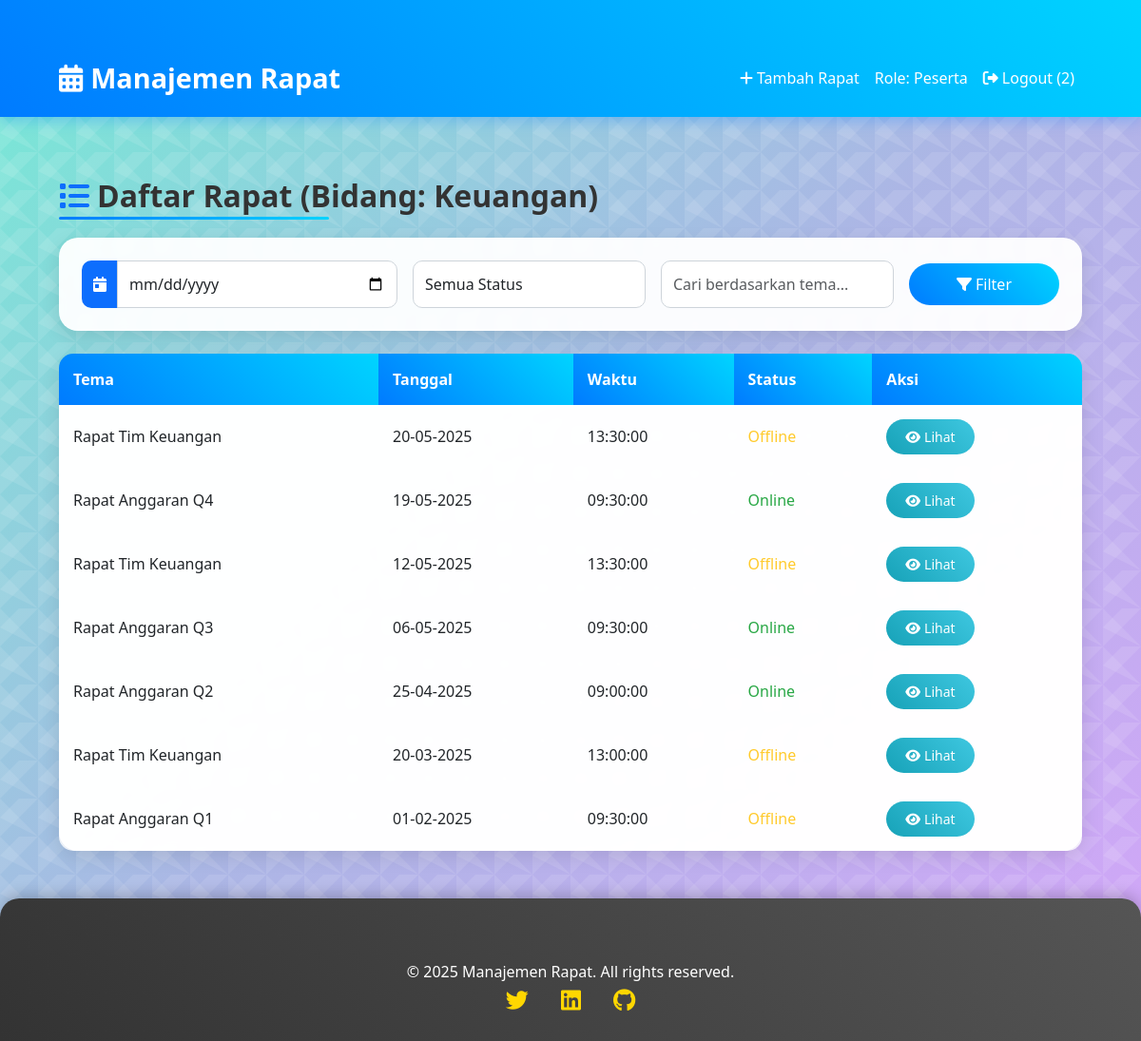
Page /index.php (signed in) on the committed database.
### tables this page shows
CREATE TABLE `users` (
  `id` int NOT NULL,
  `username` varchar(50) NOT NULL,
  `password` varchar(255) NOT NULL,
  `email` varchar(100) NOT NULL,
  `role` enum('Admin','Peserta') DEFAULT 'Peserta',
  `department` enum('IT','Marketing','HR','Keuangan','Produksi','Sales') NOT NULL,
  `created_at` timestamp NULL DEFAULT CURRENT_TIMESTAMP
);

CREATE TABLE `meetings` (
  `id` int NOT NULL,
  `theme` varchar(255) NOT NULL,
  `meeting_date` date NOT NULL,
  `meeting_time` time NOT NULL,
  `status` enum('Online','Offline') NOT NULL,
  `attendees` text NOT NULL,
  `notes` text NOT NULL,
  `meeting_link` varchar(255) DEFAULT NULL,
  `file_path` varchar(255) DEFAULT NULL,
  `leader` varchar(100) NOT NULL,
  `department` enum('IT','Marketing','HR','Keuangan','Produksi','Sales') NOT NULL,
  `created_at` timestamp NULL DEFAULT CURRENT_TIMESTAMP
);

### index.php (the view, shortened to what this page needs)
<?php
require 'config.php';
$user = mysqli_fetch_assoc(mysqli_query($conn, "SELECT role, department FROM users WHERE id = " . $_SESSION['user_id']));
$user_role = $user['role'];
$user_department = $user['department'];
$query = "SELECT * FROM meetings WHERE 1=1";
if ($user_role == 'Peserta') {
    $query .= " AND department = '$user_department'";
}
$query .= " ORDER BY meeting_date DESC";
$result = mysqli_query($conn, $query);
?>
<!DOCTYPE html>
<html lang="id">
<head>
    <link href="https://cdn.jsdelivr.net/npm/bootstrap@5.3.0/dist/css/bootstrap.min.css" rel="stylesheet">
    <link rel="stylesheet" href="https://cdnjs.cloudflare.com/ajax/libs/font-awesome/6.4.0/css/all.min.css">
    <link rel="stylesheet" href="styles.css">
</head>
<body>
    <nav class="navbar navbar-expand-lg navbar-dark">
        <div class="container">
            <a class="navbar-brand" href="index.php"><i class="fas fa-calendar-alt me-2"></i>Manajemen Rapat</a>
            <div class="collapse navbar-collapse" id="navbarNav">
                <div class="navbar-nav ms-auto">
                    <a class="nav-link" href="add_meeting.php"><i class="fas fa-plus me-1"></i>Tambah Rapat</a>
                    <span class="nav-link disabled">Role: <?php echo htmlspecialchars($user_role); ?></span>
                    <a class="nav-link" href="logout.php"><i class="fas fa-sign-out-alt me-1"></i>Logout (<?php echo htmlspecialchars($_SESSION['user_id']); ?>)</a>
                </div>
            </div>
        </div>
    </nav>
    <div class="container">
        <h2 class="my-4 text-center"><i class="fas fa-list me-2 text-primary"></i>Daftar Rapat (Bidang: <?php echo htmlspecialchars($user_department); ?>)</h2>
        <div class="card p-4 mb-4">
            <form method="GET">
                <div class="row g-3 align-items-center">
                    <div class="col-md-4">
                        <div class="input-group">
                            <span class="input-group-text bg-primary text-white"><i class="fas fa-calendar-day"></i></span>
                            <input type="date" name="filter_date" class="form-control" value="<?php echo isset($_GET['filter_date']) ? $_GET['filter_date'] : ''; ?>">
                        </div>
                    </div>
                    <div class="col-md-3">
                        <select name="filter_status" class="form-control">
                            <option value="">Semua Status</option>
                        </select>
                    </div>
                    <div class="col-md-3">
                        <input type="text" name="search_theme" class="form-control" placeholder="Cari berdasarkan tema..." value="<?php echo isset($_GET['search_theme']) ? $_GET['search_theme'] : ''; ?>">
                    </div>
                    <div class="col-md-2">
                        <button type="submit" class="btn btn-primary w-100"><i class="fas fa-filter me-1"></i>Filter</button>
                    </div>
                </div>
            </form>
        </div>
        <div class="card">
            <div class="table-responsive">
                <table class="table table-hover">
                    <thead>
                        <tr>
                            <th>Tema</th>
                            <th>Tanggal</th>
                            <th>Waktu</th>
                            <th>Status</th>
                            <th>Aksi</th>
                        </tr>
                    </thead>
                    <tbody>
                        <?php
                        while ($row = mysqli_fetch_assoc($result)) {
                            $status_class = $row['status'] == 'Online' ? 'text-success' : 'text-warning';
                            echo "<tr>";
                            echo "<td>" . htmlspecialchars($row['theme']) . "</td>";
                            echo "<td>" . date('d-m-Y', strtotime($row['meeting_date'])) . "</td>";
                            echo "<td>" . htmlspecialchars($row['meeting_time']) . "</td>";
                            echo "<td class='$status_class'>" . htmlspecialchars($row['status']) . "</td>";
                            echo "<td><a href='view_meeting.php?id=" . $row['id'] . "' class='btn btn-info btn-sm'><i class='fas fa-eye me-1'></i>Lihat</a></td>";
                            echo "</tr>";
                        }
                        ?>
                    </tbody>
                </table>
            </div>
        </div>
    </div>
    <footer class="footer">
        <div class="container">
            <p>© 2025 Manajemen Rapat. All rights reserved.</p>
            <div>
                <a href="#"><i class="fab fa-twitter"></i></a>
                <a href="#"><i class="fab fa-linkedin"></i></a>
                <a href="#"><i class="fab fa-github"></i></a>
            </div>
        </div>
    </footer>
</body>
</html>

### styles.css (style rules this page uses)
body { background: linear-gradient(135deg, #74ebd5, #acb6e5, #d4a5f9); font-family: "Segoe UI", Tahoma, Geneva, Verdana, sans-serif; color: #333; min-height: 100vh; position: relative; overflow-x: hidden; }
body::before { content: ""; position: absolute; top: 0; left: 0; width: 100%; height: 100%; z-index: -1; }
.navbar { background: linear-gradient(45deg, #007bff, #00d4ff); box-shadow: 0 4px 15px rgba(0, 123, 255, 0.3); padding: 15px 0; transition: all 0.3s ease; }
.navbar-brand { font-weight: bold; font-size: 1.8rem; color: #fff !important; }
.navbar-nav .nav-link { color: white !important; font-weight: 500; transition: all 0.3s ease; padding: 10px 15px; }
.container { max-width: 1100px; margin-top: 40px; animation: fadeIn 1s ease-in; }
h2 { font-weight: 600; color: #333; position: relative; display: inline-block; }
h2::after { content: ""; position: absolute; bottom: -5px; left: 0; width: 50%; height: 3px; background: linear-gradient(45deg, #007bff, #00d4ff); border-radius: 3px; }
.card { border: none; border-radius: 20px; box-shadow: 0 6px 20px rgba(0, 0, 0, 0.1); transition: all 0.3s ease; background: rgba(255, 255, 255, 0.95); backdrop-filter: blur(5px); }
.table { background: transparent; border-radius: 15px; overflow: hidden; margin-bottom: 0; }
.table th { background: linear-gradient(45deg, #007bff, #00d4ff); color: white; border: none; padding: 15px; font-weight: 600; }
.table td { vertical-align: middle; border: none; padding: 15px; background: rgba(255, 255, 255, 0.8); transition: all 0.3s ease; }
.table .text-success { font-weight: 500; color: #28a745 !important; }
.table .text-warning { font-weight: 500; color: #ffca2c !important; }
.btn-primary { background: linear-gradient(45deg, #007bff, #00d4ff); border: none; border-radius: 25px; padding: 10px 25px; font-weight: 500; transition: all 0.3s ease; }
.btn-info { background: linear-gradient(45deg, #17a2b8, #3ec7e0); border: none; border-radius: 20px; padding: 8px 20px; color: white; transition: all 0.3s ease; }
.form-control { border-radius: 10px; border: 1px solid #ced4da; transition: all 0.3s ease; padding: 12px; background: rgba(255, 255, 255, 0.9); }
.input-group-text { border-radius: 10px 0 0 10px; border: none; }
.footer { background: linear-gradient(45deg, #333, #555); color: white; padding: 25px 0; margin-top: 50px; text-align: center; border-top-left-radius: 20px; border-top-right-radius: 20px; box-shadow: 0 -4px 15px rgba(0, 0, 0, 0.2); }
.footer p { margin: 0; font-size: 1rem; }
.footer a { color: #ffd700; text-decoration: none; margin: 0 15px; font-size: 1.5rem; transition: all 0.3s ease; }

### rows in the picture
users: role "Peserta", department "Keuangan"
meetings: theme "Rapat Tim Keuangan", meeting_date "20-05-2025", meeting_time "13:30:00", status "Offline"
meetings: theme "Rapat Anggaran Q4", meeting_date "19-05-2025", meeting_time "09:30:00", status "Online"
meetings: theme "Rapat Tim Keuangan", meeting_date "12-05-2025", meeting_time "13:30:00", status "Offline"
meetings: theme "Rapat Anggaran Q3", meeting_date "06-05-2025", meeting_time "09:30:00", status "Online"
meetings: theme "Rapat Anggaran Q2", meeting_date "25-04-2025", meeting_time "09:00:00", status "Online"
meetings: theme "Rapat Tim Keuangan", meeting_date "20-03-2025", meeting_time "13:00:00", status "Offline"
meetings: theme "Rapat Anggaran Q1", meeting_date "01-02-2025", meeting_time "09:30:00", status "Offline"

### other values in the picture
$_SESSION['user_id'] "2"
